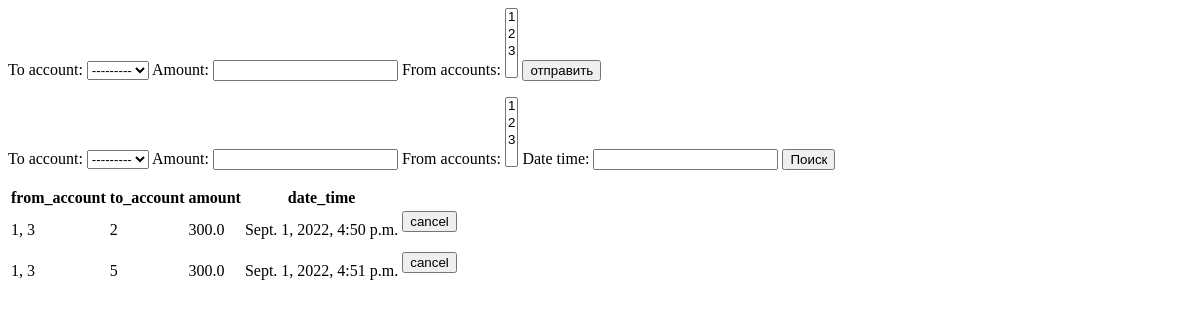
The app's page / (signed in), older data.
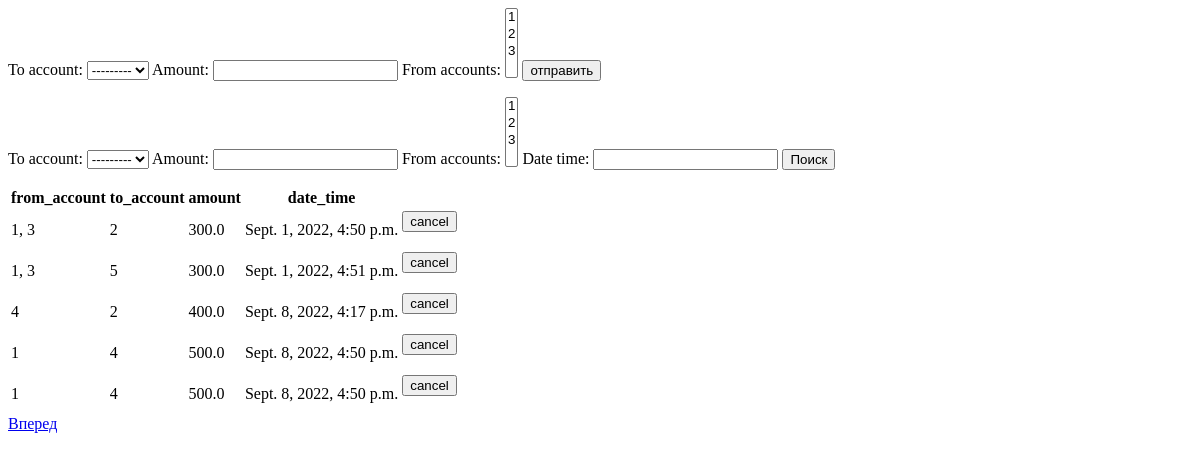
The same page, newer data.
### transactions/models.py (models this page shows)
class Transaction(models.Model):
    date_time = models.DateTimeField(auto_now_add=True)
    amount = models.FloatField(validators=[MinValueValidator(0)])
    from_accounts = models.ManyToManyField(Account, related_name='outcomes')
    to_account = models.ForeignKey(Account, on_delete=models.CASCADE, related_name='incomes')
    is_cancelled = models.BooleanField(default=False)
    class Meta:
        verbose_name = 'Транзакция'
        verbose_name_plural = 'Транзакции'

class Account(models.Model):
    balance = models.FloatField(validators=[MinValueValidator(0)])
    user = models.ForeignKey(User, on_delete=models.CASCADE)
    created = models.DateTimeField(auto_now_add=True)
    transactions = models.ManyToManyField('self', through='Transaction')
    def __str__(self):
        return str(self.id)
    class Meta:
        verbose_name = 'Cчет'
        verbose_name_plural = 'Cчета'

### transactions/views.py (the view)
# urls.py: path('', views.transaction, name='transaction'),
def transaction(request):
    if request.method == 'POST':
        form, message = create_transaction(request.user, request.POST)
    else:
        form = TransactionForm(request.user)
        message = ''
    filter = TransactionFilter(request.GET, queryset=Transaction.objects.all(), request=request)
    filter_form = filter.form
    paginated_qs = paginate(request, filter.qs, 'page')
    return render(request, 'transaction.html', {'add_transaction_form': form, 'message': message, 'filter': paginated_qs, 'filter_form': filter_form})

### transactions/forms.py
class TransactionForm(forms.ModelForm):
    from_accounts = forms.ModelMultipleChoiceField(queryset=Account.objects.none())
    def __init__(self, user, *args, **kwargs):
        super().__init__(*args, **kwargs)
        self.fields['from_accounts'].queryset = Account.objects.filter(user=user)
    class Meta:
        model = Transaction
        fields = ('to_account', 'amount')

### transactions/views.py (called while the page is built)
def paginate(request, objects, url_param):
    paginator = Paginator(objects, 5)
    page_num = request.GET.get(url_param, 1)
    try:
        page = paginator.page(page_num)
    except EmptyPage:
        page = paginator.page(1)
    return page

### transactions/templates/transaction.html (shortened to what this page needs)
<form action="." method="POST">
    {{ add_transaction_form }}
    <input type="submit" value="отправить">
</form>
<form action="." method="GET">
    {{ filter_form }}
    <input type="submit" value="Поиск">
</form>
<table class="table">
    <thead>
        <tr>
            <th>from_account</th>
            <th>to_account</th>
            <th>amount</th>
            <th>date_time</th>
        </tr>
    </thead>
    <tbody>
        {% for x in filter %}
            <tr>
                <td>{{ x.from_accounts.all|join:', ' }}</td>
                <td>{{ x.to_account }}</td>
                <td>{{ x.amount }}</td>
                <td>{{ x.date_time }}</td>
                <td><form action="{% url 'cancel_transaction' %}" method="POST">
                        <input type="submit" value="cancel"></td>
            </tr>
        {% endfor %}
    </tbody>
</table>
{% if filter.has_next %}
<a href="{% url 'transaction' %}?page={{ filter.next_page_number }}">Вперед</a>
{% endif %}

Row changes from the older to the newer data that the page shows:
added Transaction: from_accounts.all "4", to_account "2", amount "400.0", date_time "Sept. 8, 2022, 4:17 p.m."
added Transaction: from_accounts.all "1", to_account "4", amount "500.0", date_time "Sept. 8, 2022, 4:50 p.m."
added Transaction: from_accounts.all "1", to_account "4", amount "500.0", date_time "Sept. 8, 2022, 4:50 p.m."
Text that changed along with them:
text now shown: "Вперед"
